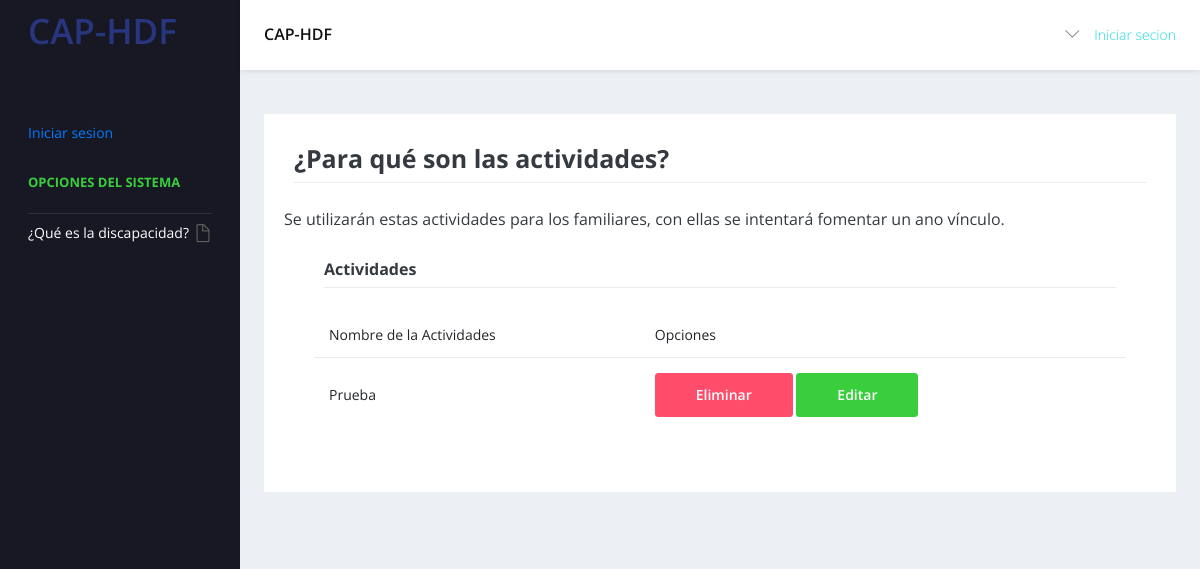
Page /actividades/actividad_discapacidad on the earlier database version.
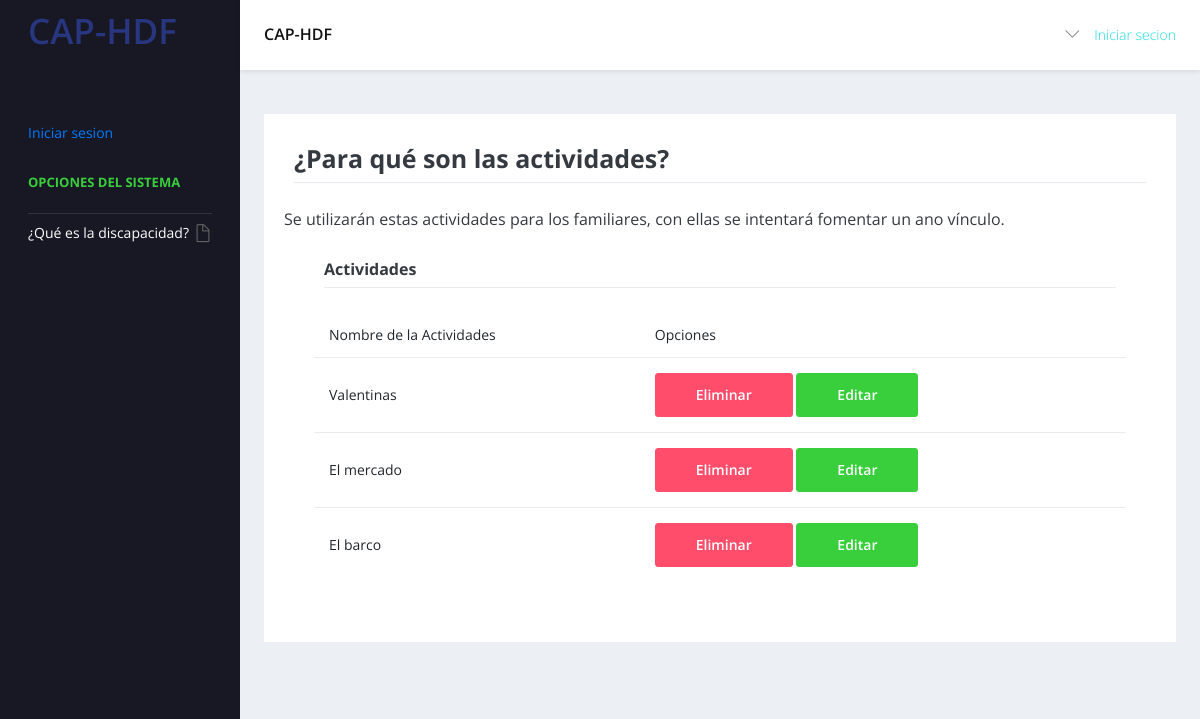
Same page on the later database version.
### actividades/models.py (models this page shows, shortened)
class Actividad(models.Model):
    nombreActividad = models.CharField("Nombre de la actividad", max_length=200)
    tempo= models.IntegerField(default=0)
    aprendizajes_esperados  = models.TextField("Aprendizajes esperados ")
    aspectos_a_favorecer= models.TextField("Aspectos a favorecer")
    Recursos= models.TextField("Recursos")
    competencias_desarrollar=models.TextField("Competencias a desarrollar",null=True,blank=True)
    descripción_actividad=models.TextField("Descripción de la actividad")
    url = models.URLField(max_length = 500,null=True,blank=True)
    referencias=models.TextField("Referencias")

### actividades/views.py (the view)
# urls.py: path('actividad_discapacidad', views.ListaActividades.as_view(), name='actividad_Lista'),
class ListaActividades(ListView):
    model = Actividad

### actividades/templates/actividades/actividad_list.html (shortened to what this page needs)
{% extends 'base.html' %}
{% block encabe %}
<div class="card-body">
    <div class="row">
      <div class="col-md-12">
        <div class="d-sm-flex align-items-baseline report-summary-header">
          <h3 class="font-weight-semibold">
            ¿Para qué son las actividades?
          </h3> <span class="ml-auto">
        </div>
      </div>
    </div>
    <div class="row report-inner-cards-wrapper">
        Se utilizarán estas actividades para los familiares, con ellas se intentará fomentar un ano vínculo.
  </div>
{% endblock encabe %}
{% block encabezado %}
    Actividades
{% endblock encabezado %}
{% block contenido %}
    <table class="table">
        <thead>
            <tr>
                <th>Nombre de la Actividades</th>
                <th>Opciones</th>
            </tr>
        </thead>
        <tbody>
            {% for actividad in object_list  %}
                <tr>
                    <td>
                        {{actividad.nombreActividad}}
                    </td>
                    <td>
                        <a class="btn btn-danger"
                            href="{% url 'eliminar_actividad' actividad.id %}">
                            Eliminar
                        </a>
                        <a class="btn btn-success"
                            href="{% url 'editar_actividad' actividad.id %}">
                            Editar
                        </a>
                    </td>
                </tr>
            {% empty %}
                <tr>
                    <td colspan="3">
                        <p>No existen Actividades registradas</p>
                    </td>
                </tr>
            {% endfor %}
        </tbody>
    </table>
{% endblock contenido %}

Differences in the rows shown:
changed Actividad: nombreActividad "Prueba" → "Valentinas"
added Actividad: nombreActividad "El mercado"
added Actividad: nombreActividad "El barco"
